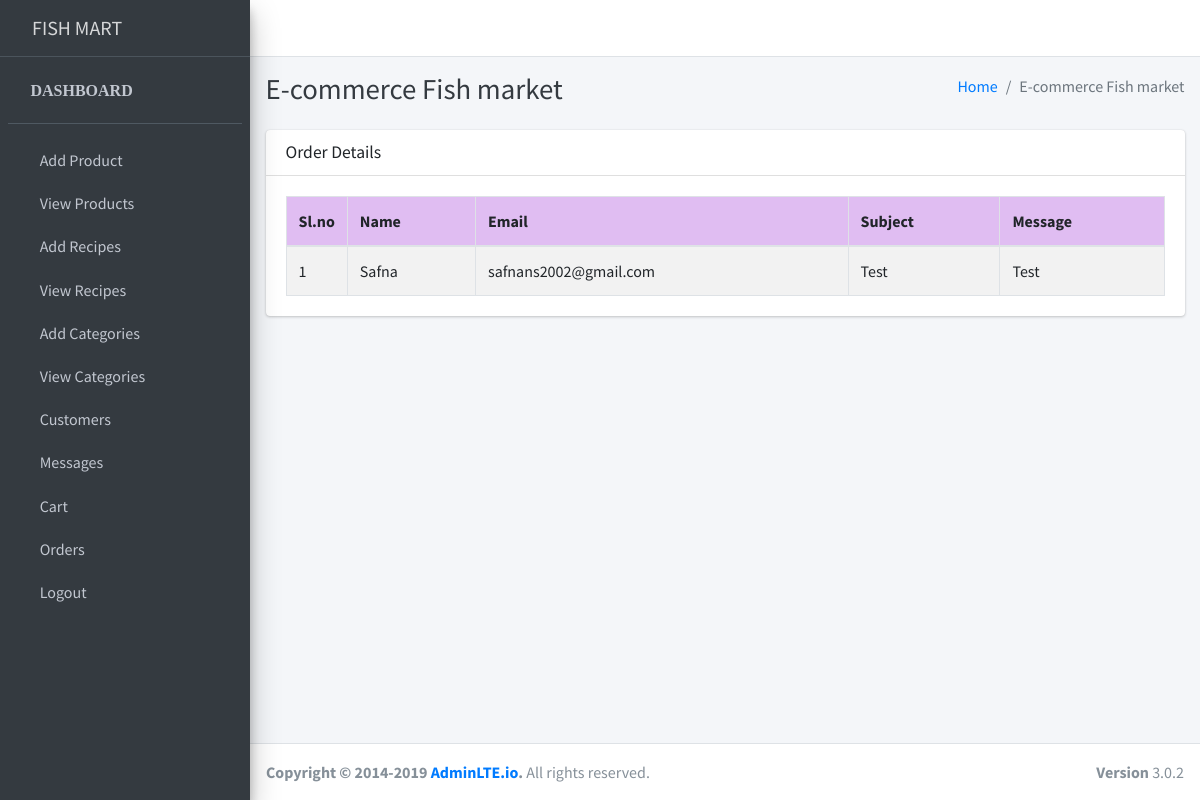
Screenshot of /message/ with the database file from the repository.
### webapp/models.py (models this page shows)
class Contact_db(models.Model):
    name = models.CharField(max_length=10)
    email = models.EmailField(max_length=10)
    subject = models.CharField(max_length=20)
    message = models.TextField(max_length=30)

### myapp/views.py (the view)
# urls.py: path('message/', views.message, name='message'),
def message(request):
    data = Contact_db.objects.all()
    return render(request,'message.html',{'data':data})

### myapp/templates/message.html
{% extends "base.html" %}
{% block content %}
{% load static%}
<div class="col-xs-12">
    <div class="card">
      <div class="card-header">
        <h3 class="card-title">Order Details</h3>
      </div>
      <div class="card-body">
        <table id="example1" class="table table-bordered table-striped "  >
          <thead>
          <tr bgcolor="#e0bdf2">
          <th style="width:5%">Sl.no</th>
          <th>Name</th>
          <th>Email</th>
          <th>Subject</th>
          <th>Message</th>
        </tr>
    </thead>
    <tbody>
          {% for da in data %}
          <tr>
          <td>{{ forloop.counter }}</td>
          <td>{{ da.name }}</td>
          <td>{{ da.email }}</td>
          <td>{{ da.subject }}</td>
          <td>{{ da.message}}</td>
         </tr>
          {% endfor %}
    </tbody>
    </table>
</div>
</div>
{% endblock %}

### rows the page displays
Contact_db: name "Safna", email "safnans2002@gmail.com", subject "Test", message "Test"
